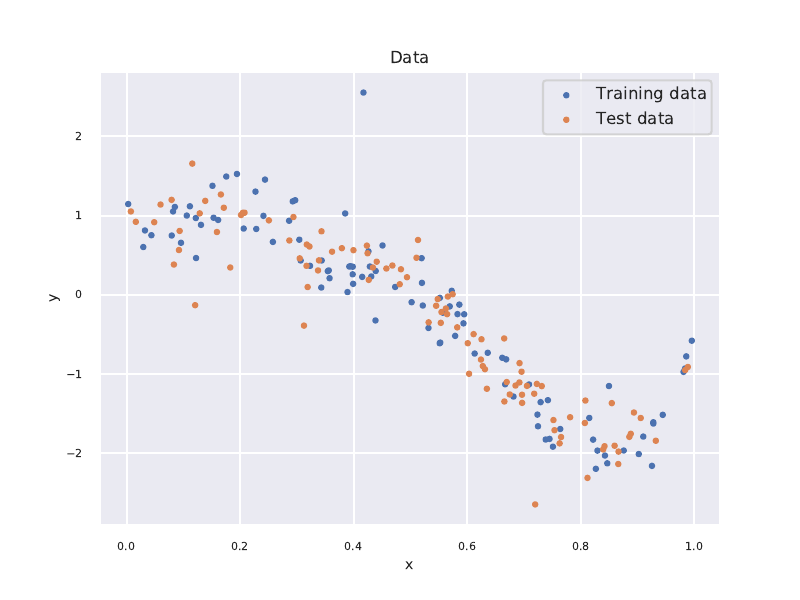

Python code for this plot:
# %%
# Imports
import numpy as np
import pandas as pd
import seaborn as sns;sns.set();sns.set_style("darkgrid")
import matplotlib.pylab as plt

sns.set_context('talk')
np.random.seed(seed=123) # Set the seed for reproducibility

# %% Set plot defaults
SMALL_SIZE = 8
MEDIUM_SIZE = 10
BIGGER_SIZE = 14

plt.rc('font', size=SMALL_SIZE)          # controls default text sizes
plt.rc('axes', titlesize=SMALL_SIZE)     # fontsize of the axes title
plt.rc('axes', labelsize=MEDIUM_SIZE)    # fontsize of the x and y labels
plt.rc('xtick', labelsize=SMALL_SIZE)    # fontsize of the tick labels
plt.rc('ytick', labelsize=SMALL_SIZE)    # fontsize of the tick labels
plt.rc('legend', fontsize=SMALL_SIZE)    # legend fontsize
plt.rc('figure', titlesize=BIGGER_SIZE)  # fontsize of the figure title

# %%
# Simulate data
n = 200
sigmaEps = 0.2
w = np.array([0,1])
x = np.random.uniform(0,1,(n,1))
xBasis = x*np.sin(6*x)*np.exp(x)
y = w[0] + w[1]*xBasis + sigmaEps*np.random.standard_t(df=3, size=(n,1))
y[x[:,0]<0.3,0] = 1 + sigmaEps*np.random.standard_t(df=3, size=np.sum(x[:,0]<0.3))

# %%
# Split the data into training and testing
from sklearn.model_selection import train_test_split
xTrain, xTest, yTrain, yTest = train_test_split(x, y, test_size = 0.5, random_state = 123)
print('Number of obs for training:',len(yTrain))
print('Number of obs for testing:',len(yTest))

# %% Plot the data
f = plt.figure(figsize=(8, 6))
plt.scatter(xTrain,yTrain,s=10)
plt.scatter(xTest,yTest,s=10)
plt.xlabel("x");plt.ylabel("y");
plt.title('Data', fontsize=12)
plt.legend(labels=['Training data','Test data'], loc = 'upper right', fontsize = 12);
f.savefig("RegData.pdf")

# %%
# Fitting a linear model
from sklearn import linear_model # submodule with linear models
regModel = linear_model.LinearRegression() # Instantiating the Linear regression object
regModel.fit(X = xTrain, y = yTrain);
print('w_0 = ',regModel.intercept_) #
print('w_1 = ',regModel.coef_)

# Plotting the fit
xGrid = np.linspace(np.min(xTrain),np.max(xTrain),1000)
xGrid = xGrid.reshape(-1,1) # Convert it to matrix, as required by the predict method.
f = plt.figure(figsize=(8, 6))
plt.title('Linear', fontsize=12)
plt.scatter(xTrain, yTrain, s = 10)
plt.xlabel('x', fontsize=12)
plt.ylabel('y', fontsize=12)
yFit = regModel.predict(xGrid)
plt.plot(xGrid, yFit, 'C2');
f.savefig("RegDataLinear.pdf")


# %%
# Fitting polynomial models
from sklearn.preprocessing import PolynomialFeatures # Not construct polynomials
from sklearn.metrics import mean_squared_error # Simple function that computes MSE

regModel = linear_model.LinearRegression()

f = plt.figure(figsize=(15,15))

polyOrders = (1,2,3,5,7,10,15,20) # Orders of the fitted polynomials
RMSEtrain = np.zeros(len(polyOrders))
RMSEtest = np.zeros(len(polyOrders))
for count,polyDegree in enumerate(polyOrders):
    
    # Fitting the polynomial model on the training data
    poly = PolynomialFeatures(degree=polyDegree, include_bias=False)
    xBasisTrain = poly.fit_transform(xTrain)
    regModel.fit(X = xBasisTrain, y = yTrain)
    yPredTrain = regModel.predict(X = xBasisTrain)
    RMSEtrain[count] = np.sqrt(mean_squared_error(yTrain, yPredTrain))

    # Plotting the fit
    plt.subplot(3,3,count+1)
    plt.scatter(xTrain, yTrain, s = 10)
    xGridBasis = poly.fit_transform(xGrid)
    yFit = regModel.predict(X = xGridBasis)
    plt.plot(xGrid, yFit, 'C2');
  
    # Prediction on test data
    xBasisTest = poly.fit_transform(xTest)
    yPredTest = regModel.predict(X = xBasisTest)
    RMSEtest[count] = np.sqrt(mean_squared_error(yTest, yPredTest))
    plt.scatter(xTest, yTest, s = 10)
    plt.title('Degree = '+str(polyDegree), fontsize=12)
    plt.legend(labels=['Training fit', 'Training data', 'Test data'], loc = 'best', fontsize = 8);
   
# Plotting the RMSE on training and test   
plt.subplot(3,3,9)
plt.plot(polyOrders,RMSEtrain);
plt.plot(polyOrders,RMSEtest);
plt.title('RMSE - training vs test', fontsize = 12)
plt.ylabel("RMSE", fontsize = 12);
plt.xlabel("Polynomial order", fontsize = 12);
plt.legend(labels=['RMSE training', 'RMSE test'], loc = 'upper right', fontsize = 12);
f.savefig("RegDataPoly.pdf")



# %%
# Ridge regression models with alpha = 1
alpha = 1
regModel = linear_model.Ridge(alpha=alpha)

f = plt.figure(figsize=(15,15))

polyOrders = (1,2,3,5,7,10,15,20) # Orders of the polynomials
RMSEtrain = np.zeros(len(polyOrders))
RMSEtest = np.zeros(len(polyOrders))
for count,polyDegree in enumerate(polyOrders):
    
    # Set up the polynomial basis in the training data
    poly = PolynomialFeatures(degree=polyDegree, include_bias=False)
    XBasisTrain = poly.fit_transform(xTrain)
    regModel.fit(X = XBasisTrain, y = yTrain)
    yPredTrain = regModel.predict(X = XBasisTrain)
    RMSEtrain[count] = np.sqrt(mean_squared_error(yTrain, yPredTrain))
    # Plotting the fit
    plt.subplot(3,3,count+1)
    plt.scatter(xTrain, yTrain, s = 10)
    xGridBasis = poly.fit_transform(xGrid)
    yFit = regModel.predict(X = xGridBasis)
    plt.plot(xGrid, yFit, 'C2');
   
    # Prediction on test data
    xBasisTest = poly.fit_transform(xTest)
    yPredTest = regModel.predict(X = xBasisTest)
    RMSEtest[count] = np.sqrt(mean_squared_error(yTest, yPredTest))
    plt.scatter(xTest, yTest, s = 10)
    plt.title('Degree = '+str(polyDegree), fontsize=12)
    plt.legend(labels=['Training fit', 'Training data', 'Test data'], loc = 'best', fontsize = 8);
    
# Plotting the RMSE on training and test   
plt.subplot(3,3,9)
plt.plot(polyOrders,RMSEtrain);
plt.plot(polyOrders,RMSEtest);
plt.title('RMSE - training vs test', fontsize = 12)
plt.ylabel("RMSE", fontsize = 12);
plt.xlabel("Polynomial order", fontsize = 12);
plt.legend(labels=['RMSE training', 'RMSE test'], loc = 'best', fontsize = 12);
f.savefig("RegDataRidgeAlpha1.pdf")
# %%
# Ridge regression with alpha determined by cross-validation
alphas = np.linspace(10**(-20),1,100)
regModel = linear_model.RidgeCV(alphas = alphas, cv = 5)

f = plt.figure(figsize=(15,15))

polyOrders = (1,2,3,5,7,10,15,20) # Maximal order of polynomial
RMSEtrain = np.zeros(len(polyOrders))
RMSEtest = np.zeros(len(polyOrders))
for count,polyDegree in enumerate(polyOrders):
    
    # Set up the polynomial basis in the training data
    poly = PolynomialFeatures(degree=polyDegree, include_bias=False)
    XBasisTrain = poly.fit_transform(xTrain)
    regModel.fit(X = XBasisTrain, y = yTrain)
    yPredTrain = regModel.predict(X = XBasisTrain)
    RMSEtrain[count] = np.sqrt(mean_squared_error(yTrain, yPredTrain))

    # Plotting the fit
    plt.subplot(3,3,count+1)
    plt.scatter(xTrain, yTrain, s = 10)
    xGridBasis = poly.fit_transform(xGrid)
    yFit = regModel.predict(X = xGridBasis)
    plt.plot(xGrid, yFit, 'C2');
    
    # Prediction on test data
    xBasisTest = poly.fit_transform(xTest)
    yPredTest = regModel.predict(X = xBasisTest)
    RMSEtest[count] = np.sqrt(mean_squared_error(yTest, yPredTest))
    plt.scatter(xTest, yTest, s = 10)
    plt.title('Degree = '+str(polyDegree) + ' and alphaCV = ' + str(round(regModel.alpha_,5)), fontsize=12)
    plt.legend(labels=['Training fit', 'Training data', 'Test data'], loc = 'best', fontsize = 8);
    
# Plotting the RMSE on training and test   
plt.subplot(3,3,9)
plt.plot(polyOrders,RMSEtrain);
plt.plot(polyOrders,RMSEtest);
plt.title('RMSE - training vs test', fontsize = 12)
plt.ylabel("RMSE", fontsize = 12);
plt.xlabel("Polynomial order", fontsize = 12);
plt.legend(labels=['RMSE training', 'RMSE test'], loc = 'best', fontsize = 12);
f.savefig("RegDataRidgeAlphaCV.pdf")

# %%
# Lasso regularized regression 
regModel = linear_model.LassoLars(alpha = 0.01) # Numerical more stable than linear_model.LassoCV

f = plt.figure(figsize=(15,15))

polyOrders = (1,2,3,5,7,10,15,20) # Maximal order of polynomial
RMSEtrain = np.zeros(len(polyOrders))
RMSEtest = np.zeros(len(polyOrders))
for count,polyDegree in enumerate(polyOrders):
    # Set up the polynomial basis in the training data
    poly = PolynomialFeatures(degree=polyDegree, include_bias=False)
    XBasisTrain = poly.fit_transform(xTrain)
    regModel.fit(X = XBasisTrain, y = np.ravel(yTrain))
    yPredTrain = regModel.predict(X = XBasisTrain)
    RMSEtrain[count] = np.sqrt(mean_squared_error(yTrain, yPredTrain))

    # Plotting the fit
    plt.subplot(3,3,count+1)
    plt.scatter(xTrain, yTrain, s = 10)
    xGridBasis = poly.fit_transform(xGrid)
    yFit = regModel.predict(X = xGridBasis)
    plt.plot(xGrid, yFit, 'C2');
    plt.xlabel('', fontsize=12)
    plt.ylabel('y', fontsize=12)
    
    # Prediction on test data
    xBasisTest = poly.fit_transform(xTest)
    yPredTest = regModel.predict(X = xBasisTest)
    RMSEtest[count] = np.sqrt(mean_squared_error(yTest, yPredTest))
    plt.scatter(xTest, yTest, s = 10)
    plt.title('Degree = '+str(polyDegree), fontsize=12)
    plt.legend(labels=['Training fit', 'Training data', 'Test data'], loc = 'best', fontsize = 8);
    
# Plotting the RMSE on training and test   
plt.subplot(3,3,9)
plt.plot(polyOrders,RMSEtrain);
plt.plot(polyOrders,RMSEtest);
plt.title('RMSE - training vs test', fontsize = 12)
plt.ylabel("RMSE", fontsize = 12);
plt.xlabel("Polynomial order", fontsize = 12);
plt.legend(labels=['RMSE training', 'RMSE test'], loc = 'best', fontsize = 12);
f.savefig("RegDataLassoAlpha001.pdf")


# %% LASSO with alpha determined by 5-fold CV
regModel = linear_model.LassoLarsCV(cv = 5) # Numerical more stable than linear_model.LassoCV

f = plt.figure(figsize=(15,15))

polyOrders = (1,2,3,5,7,10,15,20) # Maximal order of polynomial
RMSEtrain = np.zeros(len(polyOrders))
RMSEtest = np.zeros(len(polyOrders))
for count,polyDegree in enumerate(polyOrders):
    # Set up the polynomial basis in the training data
    poly = PolynomialFeatures(degree=polyDegree, include_bias=False)
    XBasisTrain = poly.fit_transform(xTrain)
    regModel.fit(X = XBasisTrain, y = np.ravel(yTrain))
    yPredTrain = regModel.predict(X = XBasisTrain)
    RMSEtrain[count] = np.sqrt(mean_squared_error(yTrain, yPredTrain))

    # Plotting the fit
    plt.subplot(3,3,count+1)
    plt.scatter(xTrain, yTrain, s = 10)
    xGridBasis = poly.fit_transform(xGrid)
    yFit = regModel.predict(X = xGridBasis)
    plt.plot(xGrid, yFit, 'C2');
    plt.xlabel('', fontsize=12)
    plt.ylabel('y', fontsize=12)
    
    # Prediction on test data
    xBasisTest = poly.fit_transform(xTest)
    yPredTest = regModel.predict(X = xBasisTest)
    RMSEtest[count] = np.sqrt(mean_squared_error(yTest, yPredTest))
    plt.scatter(xTest, yTest, s = 10)
    plt.title('Degree = '+str(polyDegree) + ' and alphaCV = ' + str(round(regModel.alpha_,5)), fontsize=12)
    plt.legend(labels=['Training fit', 'Training data', 'Test data'], loc = 'best', fontsize = 8);
    
# Plotting the RMSE on training and test   
plt.subplot(3,3,9)
plt.plot(polyOrders,RMSEtrain);
plt.plot(polyOrders,RMSEtest);
plt.title('RMSE - training vs test', fontsize = 12)
plt.ylabel("RMSE", fontsize = 12);
plt.xlabel("Polynomial order", fontsize = 12);
plt.legend(labels=['RMSE training', 'RMSE test'], loc = 'best', fontsize = 12);
f.savefig("RegDataLassoAlphaCV.pdf")

# %%
# Regression trees
from sklearn.tree import DecisionTreeRegressor

f = plt.figure(figsize=(15,15))

treeDepths = (1,2,3,4,5,6,7,8)
RMSEtrain = np.zeros(len(treeDepths))
RMSEtest = np.zeros(len(treeDepths))
for count,treeDepth in enumerate(treeDepths):
    
    regModel = DecisionTreeRegressor(max_depth=treeDepth)
    regModel.fit(X = xTrain, y = np.ravel(yTrain))
    yPredTrain = regModel.predict(X = xTrain)
    RMSEtrain[count] = np.sqrt(mean_squared_error(yTrain, yPredTrain))

    # Plotting the fit
    plt.subplot(3,3,count+1)
    plt.scatter(xTrain, yTrain, s = 10)
    yFit = regModel.predict(X = xGrid)
    plt.plot(xGrid, yFit, 'C2');
    plt.xlabel('', fontsize=12)
    plt.ylabel('y', fontsize=12)
    
    # Prediction on test data
    yPredTest = regModel.predict(X = xTest)
    RMSEtest[count] = np.sqrt(mean_squared_error(yTest, yPredTest))
    plt.scatter(xTest, yTest, s = 10)
    plt.title('Tree Depth = ' + str(treeDepth), fontsize=12)
    plt.legend(labels=['Training fit', 'Training data', 'Test data'], loc = 'best', fontsize = 8);
    
# Plotting the RMSE on training and test   
plt.subplot(3,3,9)
plt.plot(treeDepths,RMSEtrain);
plt.plot(treeDepths,RMSEtest);
plt.title('RMSE - training vs test', fontsize = 12)
plt.ylabel("RMSE", fontsize = 12);
plt.xlabel("Max tree depth", fontsize = 12);
plt.legend(labels=['RMSE training', 'RMSE test'], loc = 'best', fontsize = 12);
f.savefig("RegDataRegTrees.pdf")

# %% [markdown]
# Random forest
from sklearn.ensemble import RandomForestRegressor

f = plt.figure(figsize=(15,15))

max_depths = (1,2,3,4,5,6,7,8)
RMSEtrain = np.zeros(len(max_depths))
RMSEtest = np.zeros(len(max_depths))
for count,max_depth in enumerate(max_depths):
    
    regModel = RandomForestRegressor(max_depth = max_depth, n_estimators = 100)
    regModel.fit(X = xTrain, y = np.ravel(yTrain))
    yPredTrain = regModel.predict(X = xTrain)
    RMSEtrain[count] = np.sqrt(mean_squared_error(yTrain, yPredTrain))

    # Plotting the fit
    plt.subplot(3,3,count+1)
    plt.scatter(xTrain, yTrain, s = 10)
    yFit = regModel.predict(X = xGrid)
    plt.plot(xGrid, yFit, 'C2');
    plt.xlabel('', fontsize=12)
    plt.ylabel('y', fontsize=12)
    
    # Prediction on test data
    yPredTest = regModel.predict(X = xTest)
    RMSEtest[count] = np.sqrt(mean_squared_error(yTest, yPredTest))
    plt.scatter(xTest, yTest, s = 10)
    plt.title('Max tree depth = ' + str(max_depth), fontsize=12)
    plt.legend(labels=['Training fit', 'Training data', 'Test data'], loc = 'best', fontsize = 8);
    
# Plotting the RMSE on training and test   
plt.subplot(3,3,9)
plt.plot(max_depths,RMSEtrain);
plt.plot(max_depths,RMSEtest);
plt.title('RMSE - training vs test', fontsize = 12)
plt.ylabel("RMSE", fontsize = 12);
plt.xlabel("Max tree depth", fontsize = 12);
plt.legend(labels=['RMSE training', 'RMSE test'], loc = 'best', fontsize = 12);
f.savefig("RegDataRandomForest.pdf")
# %% 
# XGBoost
import xgboost as xgb

f = plt.figure(figsize=(15,15))

max_depths = (1,2,3,4,5,6,7,8)
RMSEtrain = np.zeros(len(max_depths))
RMSEtest = np.zeros(len(max_depths))
for count,max_depth in enumerate(max_depths):
    
    regModel = xgb.XGBRegressor(objective ='reg:squarederror', max_depth = max_depth, subsample = 0.1, learning_rate = 0.3, reg_lambda = 10, gamma = .1)
    regModel.fit(X = xTrain, y = np.ravel(yTrain))
    yPredTrain = regModel.predict(xTrain)
    RMSEtrain[count] = np.sqrt(mean_squared_error(yTrain, yPredTrain))

    # Plotting the fit
    plt.subplot(3,3,count+1)
    plt.scatter(xTrain, yTrain, s = 10)
    yFit = regModel.predict(xGrid)
    plt.plot(xGrid, yFit, 'C2');
    plt.xlabel('', fontsize=12)
    plt.ylabel('y', fontsize=12)
    
    # Prediction on test data
    yPredTest = regModel.predict(xTest)
    RMSEtest[count] = np.sqrt(mean_squared_error(yTest, yPredTest))
    plt.scatter(xTest, yTest, s = 10)
    plt.title('Max tree depth = ' + str(max_depth), fontsize=12)
    plt.legend(labels=['Training fit', 'Training data', 'Test data'], loc = 'best', fontsize = 8);
    
# Plotting the RMSE on training and test   
plt.subplot(3,3,9)
plt.plot(treeDepths,RMSEtrain);
plt.plot(treeDepths,RMSEtest);
plt.title('RMSE - training vs test', fontsize = 12)
plt.ylabel("RMSE", fontsize = 12);
plt.xlabel("Max tree depth", fontsize = 12);
plt.legend(labels=['RMSE training', 'RMSE test'], loc = 'best', fontsize = 12);
f.savefig("RegDataXGBoost.pdf")
# %%

# %%
# k-NN
from sklearn.neighbors import KNeighborsRegressor

f = plt.figure(figsize=(15,15))

kGrid = (1,2,3,4,5,6,7,8)
RMSEtrain = np.zeros(len(kGrid))
RMSEtest = np.zeros(len(kGrid))
for count,k in enumerate(kGrid):
    
    regModel = KNeighborsRegressor(n_neighbors=k)
    regModel.fit(X = xTrain, y = np.ravel(yTrain))
    yPredTrain = regModel.predict(xTrain)
    RMSEtrain[count] = np.sqrt(mean_squared_error(yTrain, yPredTrain))

    # Plotting the fit
    plt.subplot(3,3,count+1)
    plt.scatter(xTrain, yTrain, s = 10)
    yFit = regModel.predict(xGrid)
    plt.plot(xGrid, yFit, 'C2');
    plt.xlabel('', fontsize=12)
    plt.ylabel('y', fontsize=12)
    
    # Prediction on test data
    yPredTest = regModel.predict(xTest)
    RMSEtest[count] = np.sqrt(mean_squared_error(yTest, yPredTest))
    plt.scatter(xTest, yTest, s = 10)
    plt.title('k = ' + str(k), fontsize=12)
    plt.legend(labels=['Training fit', 'Training data', 'Test data'], loc = 'best', fontsize = 8);
    
# Plotting the RMSE on training and test   
plt.subplot(3,3,9)
plt.plot(kGrid,RMSEtrain);
plt.plot(kGrid,RMSEtest);
plt.title('RMSE - training vs test', fontsize = 12)
plt.ylabel("RMSE", fontsize = 12);
plt.xlabel("k", fontsize = 12);
plt.legend(labels=['RMSE training', 'RMSE test'], loc = 'best', fontsize = 12);
f.savefig("RegDatakNN.pdf")
# %%
